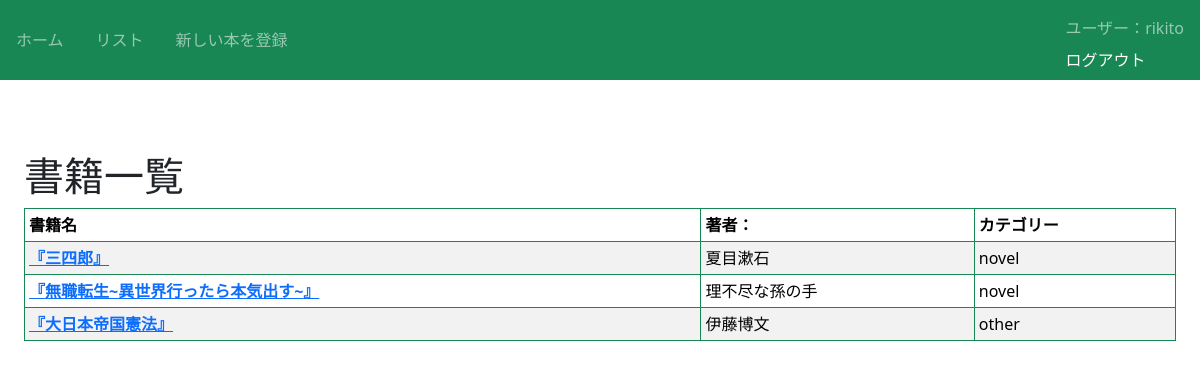
Page /book/ (signed in) on the committed database.
### book/models.py (models this page shows, shortened)
class Book(models.Model):
    title = models.CharField(max_length=100)
    writter = models.CharField(max_length=50) #著者情報
    text = models.TextField()
    thumbnail = models.ImageField(null=True, blank=True)
    category = models.CharField(max_length=100, choices=CATEGORY)

### book/views.py (the view)
# urls.py: path('book/', views.ListBookView.as_view(), name='list-book'),
class ListBookView(ListView):
    template_name = 'book/book_list.html'
    model = Book

### book/templates/book/book_list.html (shortened to what this page needs)
{% extends 'base.html' %}
 {% block h1 %}書籍一覧{% endblock %}
 {% block content %}
<table class="table table-striped table-sm table-hover table-bordered border-success">
   <thead>
  <tr>
    <th scope="col">書籍名</th>
    <th scope="col">著者：</th>
    <th scope="col">カテゴリー</th>
  </tr>
 </thead>
 <tbody class="able-group-divider">
  {% for item in object_list %}
  <tr>
    <th><a href="{% url 'detail-book' item.pk %}">『{{item.title}}』</a></th>
    <td>{{item.writter}}</td>
    <td>{{item.category}}</td>
  </tr>
  {% endfor %}
 </tbody>
</table>
{% endblock %}

### templates/base.html (shortened to what this page needs)
<!DOCTYPE html>
<html lang="ja">
  <head>
    <link
      href="https://cdn.jsdelivr.net/npm/bootstrap@5.3.8/dist/css/bootstrap.min.css"
      rel="stylesheet"
    />
  </head>
  <header>
    <nav class="navbar navbar-dark bg-success sticky-top">
      <div class="navbar-nav d-flex flex-row">
        <a class="nav-link mx-3" href="{% url 'index' %}">ホーム</a>
        <a class="nav-link mx-3" href="{% url 'list-book' %}">リスト</a>
        <a class="nav-link mx-3" href="{% url 'create-book' %}">新しい本を登録</a>
      </div>
      <div class="navbar-nav d-flex flex-row">
        {% if request.user.is_authenticated %}
          <form action="{% url 'accounts:logout' %}" method="post" class="d-inline">
            <small class="nav-link mx-3">ユーザー：{{ request.user.username }}</small>
            <button type="submit" class="btn btn-link nav-link mx-3 p-0 text-white">ログアウト</button>
          </form>
        {% else %}
          <a href="{% url 'accounts:login' %}" class="nav-link mx-3">ログイン</a>
          <a href="{% url 'accounts:signup' %}" class="nav-link mx-3">会員登録</a>
        {% endif %}
      </div>
    </nav>
  </header>
  <body>
    <div class="p-4"></div>
  <div class="p-4">
    <h1>{% block h1 %} {% endblock %}</h1>
    {% block content %} {% endblock %}
  </body>
</html>

### rows in the picture
Book: title "三四郎", writter "夏目漱石", category "novel"
Book: title "無職転生~異世界行ったら本気出す~", writter "理不尽な孫の手", category "novel"
Book: title "大日本帝国憲法", writter "伊藤博文", category "other"

### other values in the picture
{{ request.user.username }} "rikito"
